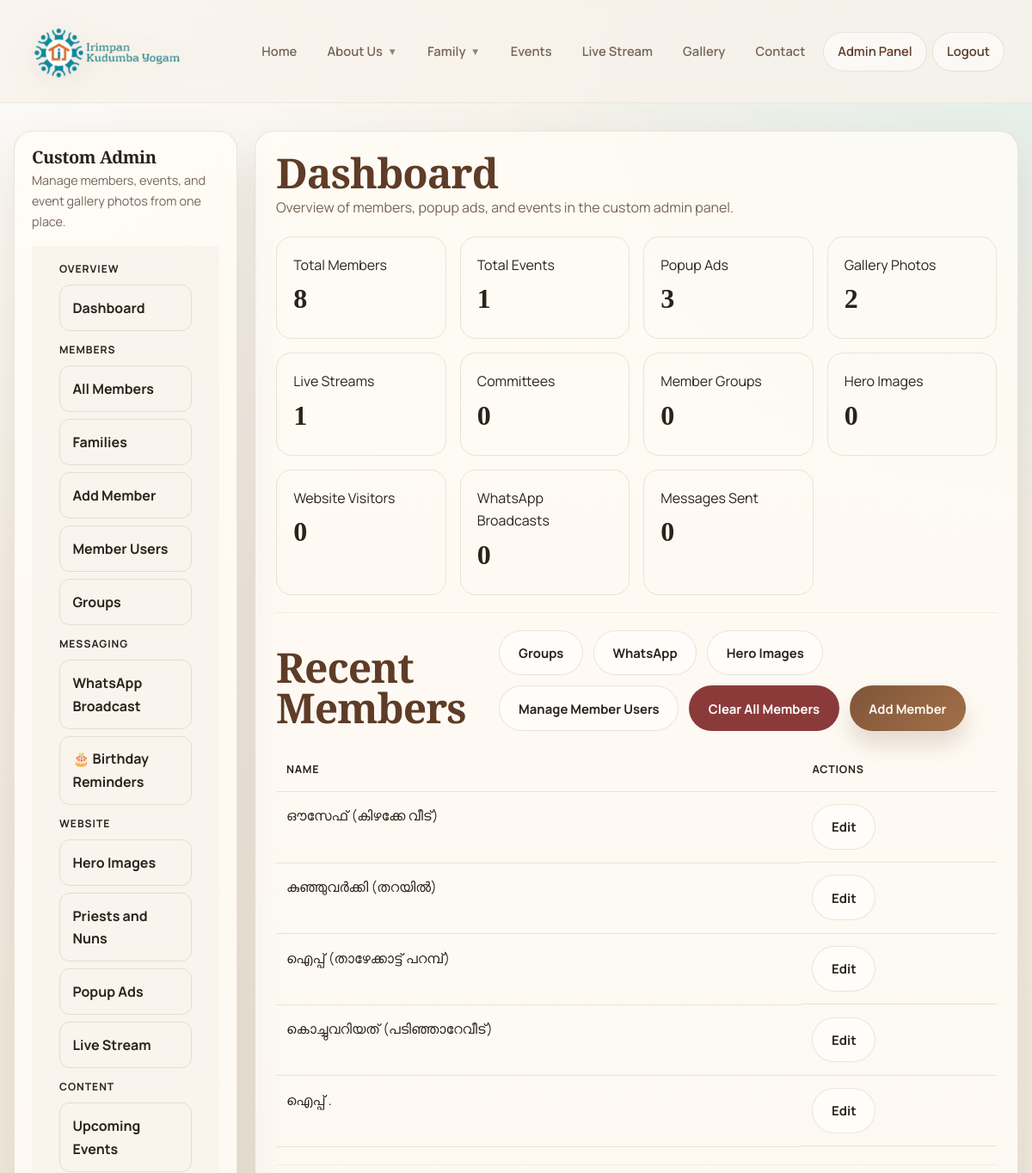
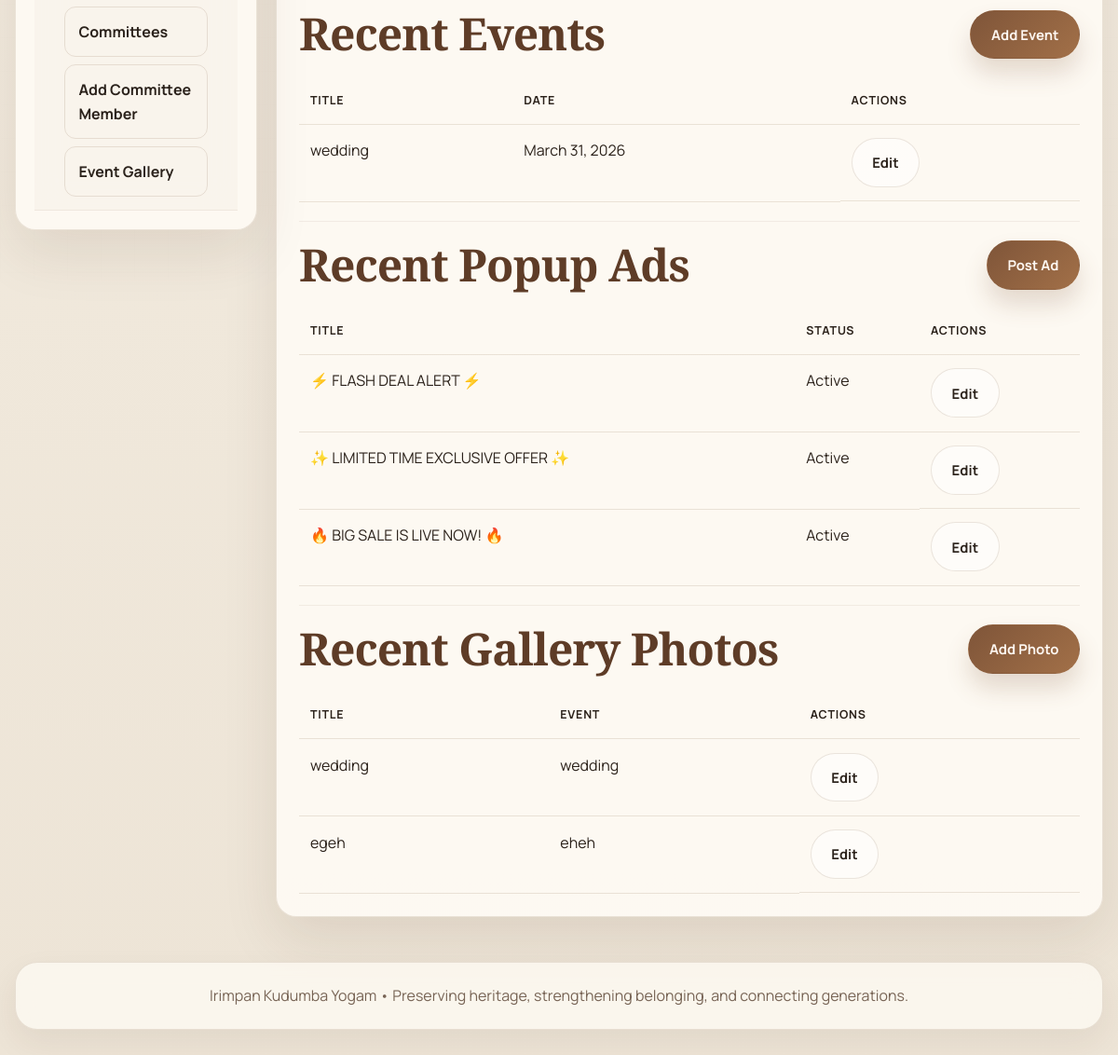
Page /admin-panel/ (signed in) on the earlier database version (2 pictures, top to bottom).
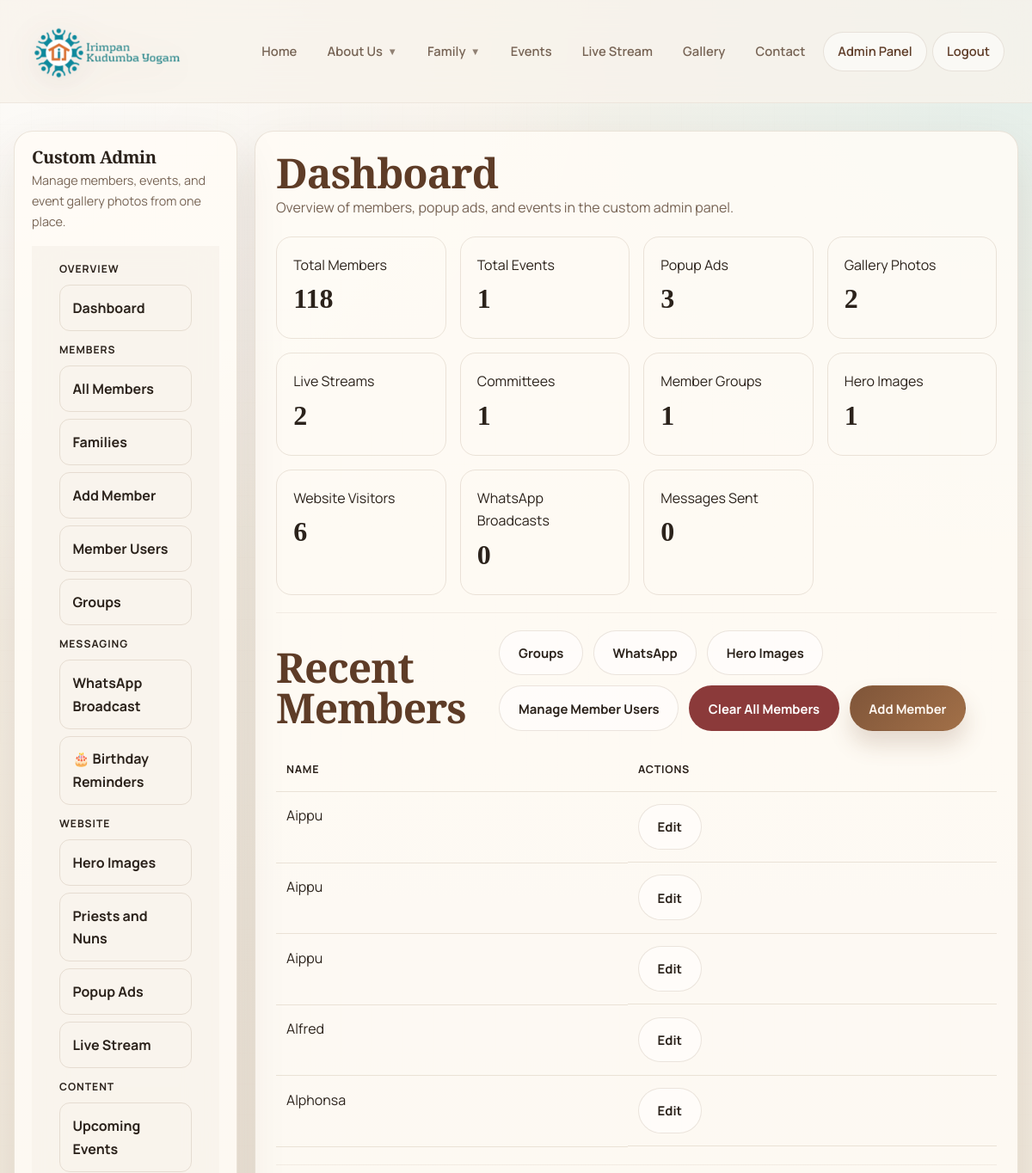
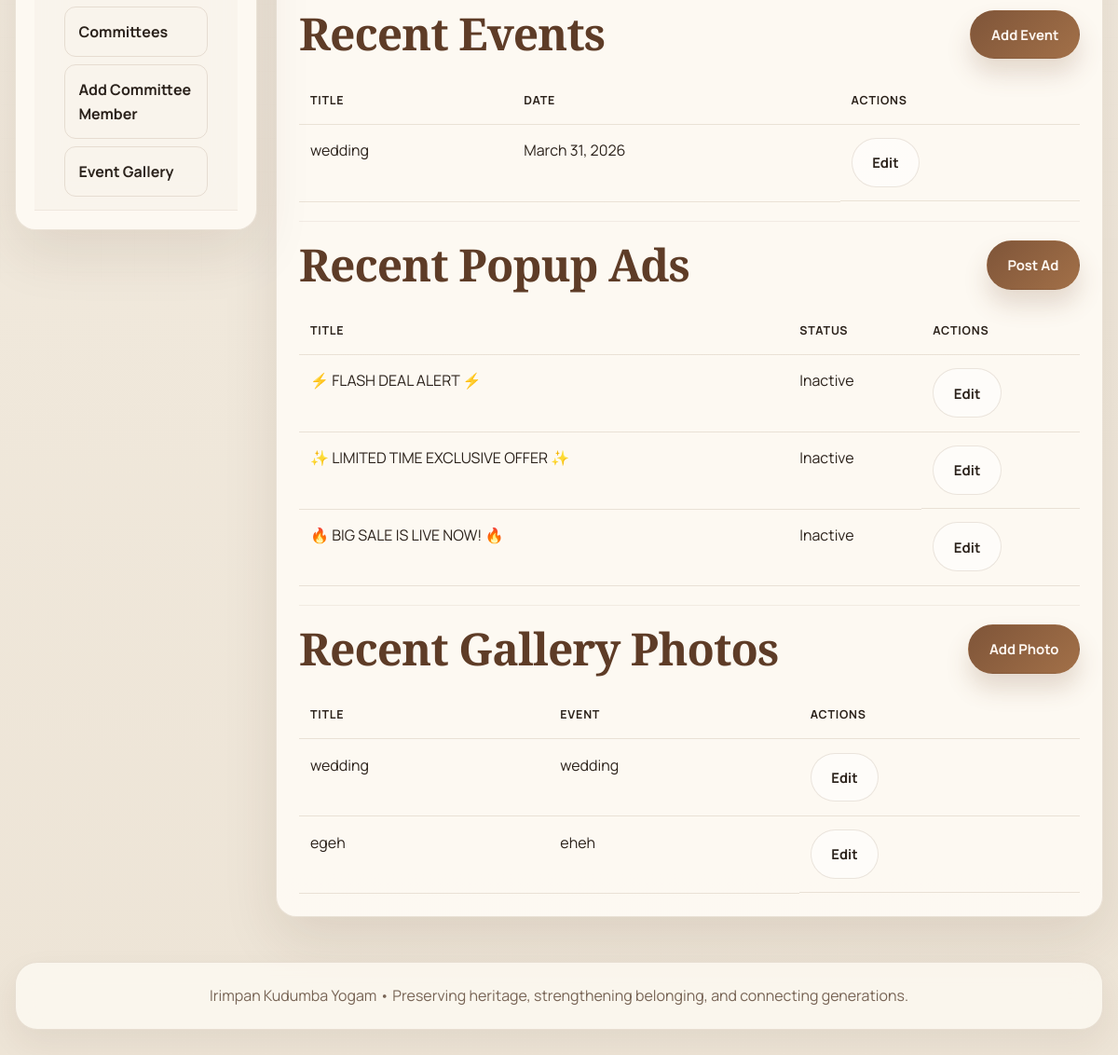
Same page on the later database version (2 pictures, top to bottom).
### tree/models.py (models this page shows, shortened)
class Person(models.Model):
    GENDER_CHOICES = [
        ('M', 'Male'),
        ('F', 'Female'),
        ('O', 'Other'),
    ]
    first_name = models.CharField(max_length=100)
    last_name = models.CharField(max_length=100, blank=True)
    gender = models.CharField(max_length=1, choices=GENDER_CHOICES, default='O')
    birth_date = models.DateField(null=True, blank=True)
    death_date = models.DateField(null=True, blank=True)
    birth_place = models.CharField(max_length=200, blank=True)
    email = models.EmailField(blank=True)
    phone = models.CharField(max_length=30, blank=True)
    blood_group = models.CharField(max_length=10, blank=True)
    current_address = models.TextField(blank=True)
    living_separately = models.BooleanField(default=False)
    bio = models.TextField(blank=True)
    photo = models.ImageField(upload_to='photos/', null=True, blank=True)
    family_photo = models.ImageField(upload_to='family_photos/', null=True, blank=True)
    father = models.ForeignKey(
        'self', null=True, blank=True,
        on_delete=models.SET_NULL,
        related_name='children_as_father'
    )
    mother = models.ForeignKey(
        'self', null=True, blank=True,
        on_delete=models.SET_NULL,
        related_name='children_as_mother'
    )
    spouse = models.ForeignKey(
        'self', null=True, blank=True,
        on_delete=models.SET_NULL,
        related_name='married_to'
    )
    wedding_date = models.DateField(null=True, blank=True)
    has_multiple_spouses = models.BooleanField(default=False)
    additional_spouses = models.ManyToManyField(
        'self',
        blank=True,
        symmetrical=True,
    )
    family = models.ForeignKey(
        'Family',
        null=True,
        blank=True,
        on_delete=models.SET_NULL,
        related_name='members',
    )
    groups = models.ManyToManyField('MemberGroup', blank=True, related_name='people')
    user = models.OneToOneField(
        settings.AUTH_USER_MODEL,
        null=True,
        blank=True,
        on_delete=models.SET_NULL,
        related_name='family_member_profile',
    )
    created_at = models.DateTimeField(auto_now_add=True)
    class Meta:
        ordering = ['last_name', 'first_name']
    @property
    def full_name(self):
        return f"{self.first_name} {self.last_name}".strip()

class Event(models.Model):
    title = models.CharField(max_length=200)
    tag = models.CharField(max_length=80, blank=True)
    event_date = models.DateField()
    location = models.CharField(max_length=200, blank=True)
    description = models.TextField()
    image = models.ImageField(upload_to='events/', null=True, blank=True)
    created_at = models.DateTimeField(auto_now_add=True)
    class Meta:
        ordering = ['event_date', 'title']

class SiteAd(models.Model):
    DISPLAY_POPUP = 'popup'
    DISPLAY_SIDE = 'side'
    DISPLAY_SECTION = 'section'
    DISPLAY_CHOICES = [
        (DISPLAY_POPUP, 'Popup'),
        (DISPLAY_SIDE, 'Side Ad'),
        (DISPLAY_SECTION, 'Home Section'),
    ]
    title = models.CharField(max_length=200)
    message = models.TextField(blank=True, default='')
    image = models.ImageField(upload_to='ads/', null=True, blank=True)
    button_text = models.CharField(max_length=80, blank=True)
    button_url = models.URLField(blank=True)
    display_type = models.CharField(max_length=20, choices=DISPLAY_CHOICES, default=DISPLAY_POPUP)
    priority = models.PositiveIntegerField(default=0)
    is_active = models.BooleanField(default=True)
    show_as_popup = models.BooleanField(default=True)
    start_date = models.DateField(null=True, blank=True)
    end_date = models.DateField(null=True, blank=True)
    created_by = models.ForeignKey(
        settings.AUTH_USER_MODEL,
        null=True,
        blank=True,
        on_delete=models.SET_NULL,
        related_name='site_ads',
    )
    created_at = models.DateTimeField(auto_now_add=True)
    class Meta:
        ordering = ['-priority', '-created_at', '-id']

class GalleryPhoto(models.Model):
    title = models.CharField(max_length=200)
    event = models.ForeignKey(Event, null=True, blank=True, on_delete=models.SET_NULL, related_name='gallery_photos')
    event_name = models.CharField(max_length=200)
    event_date = models.DateField(null=True, blank=True)
    image = models.ImageField(upload_to=gallery_upload_to)
    caption = models.TextField(blank=True)
    created_at = models.DateTimeField(auto_now_add=True)
    class Meta:
        ordering = ['-event_date', '-created_at', 'title']

### tree/views.py (the view)
# urls.py: path('admin-panel/', views.admin_panel, name='admin_panel'),
@admin_required
def admin_panel(request):
    if _is_family_member_user(request.user) and not _is_admin_user(request.user):
        return render(request, 'tree/admin_dashboard.html', _admin_context(request))
    people_count = Person.objects.count()
    event_count = Event.objects.count()
    ad_count = SiteAd.objects.count()
    live_stream = LiveStreamSettings.objects.order_by('-updated_at', '-id').first()
    live_stream_count = LiveStreamSettings.objects.count()
    committee_count = Committee.objects.count()
    member_group_count = MemberGroup.objects.count()
    hero_image_count = HeroImage.objects.count()
    whatsapp_broadcast_count = WhatsAppBroadcast.objects.count()
    total_whatsapp_message_sent_count = WhatsAppBroadcastRecipient.objects.filter(
        status=WhatsAppBroadcastRecipient.STATUS_SENT
    ).count()
    whatsapp_message_reset_offset = (
        SiteVisitCounter.objects.filter(key=WHATSAPP_MESSAGE_RESET_KEY)
        .values_list('total_visits', flat=True)
        .first()
        or 0
    )
    whatsapp_message_sent_count = max(total_whatsapp_message_sent_count - whatsapp_message_reset_offset, 0)
    site_visit_count = (
        SiteVisitCounter.objects.filter(key=SITE_VISIT_COUNTER_KEY)
        .values_list('total_visits', flat=True)
        .first()
        or 0
    )
    gallery_count = GalleryPhoto.objects.count()
    recent_people = Person.objects.all()[:5]
    recent_events = Event.objects.all()[:5]
    recent_ads = SiteAd.objects.all()[:5]
    recent_gallery = GalleryPhoto.objects.all()[:5]
    return render(request, 'tree/admin_dashboard.html', _admin_context(
        request,
        people_count=people_count,
        event_count=event_count,
        ad_count=ad_count,
        gallery_count=gallery_count,
        recent_people=recent_people,
        recent_events=recent_events,
        recent_ads=recent_ads,
        live_stream=live_stream,
        live_stream_count=live_stream_count,
        committee_count=committee_count,
        member_group_count=member_group_count,
        hero_image_count=hero_image_count,
        whatsapp_broadcast_count=whatsapp_broadcast_count,
        whatsapp_message_sent_count=whatsapp_message_sent_count,
        site_visit_count=site_visit_count,
        recent_gallery=recent_gallery,
    ))

### tree/context_processors.py (called while the page is built)
def navigation_context(request):
    return live_stream_context(request)

### tree/models.py (called while the page is built, shortened)
    @property
    def youtube_video_id(self):
        url = (self.youtube_url or '').strip()
        if not url:
            return ''
        parsed = urlparse(url)
        host = (parsed.netloc or '').lower()
        if 'youtu.be' in host:
            return parsed.path.strip('/').split('/')[0]
        if 'youtube.com' in host:
            if parsed.path == '/watch':
                return parse_qs(parsed.query).get('v', [''])[0]
        return ''

    @property
    def embed_url(self):
        video_id = self.youtube_video_id
        if not video_id:
            return ''
        return f'https://www.youtube.com/embed/{video_id}?autoplay=1&rel=0'

### tree/views.py (called while the page is built)
def _is_admin_user(user):
    return user.is_authenticated and (user.is_staff or user.is_superuser)

def _is_family_member_user(user):
    return user.is_authenticated and user.groups.filter(name='family_member').exists()

def _can_access_admin_panel(user):
    return _is_admin_user(user) or _is_family_member_user(user)

def _can_manage_members(user):
    return _is_admin_user(user)

def _can_manage_ads(user):
    return _can_access_admin_panel(user)

### tree/templates/tree/admin_dashboard.html (shortened to what the changed rows need)
{% extends "tree/admin_base.html" %}
{% block admin_content %}
<div class="admin-head">
  <div>
    <h1 class="section-title">Dashboard</h1>
  </div>
</div>
{% if is_family_member_user and not is_admin_user %}
<div class="admin-stats">
  <div class="admin-stat">
    <span>Upcoming Events</span>
    <strong>Add</strong>
    <div class="admin-actions" style="margin-top:1rem;">
      <a href="{% url 'admin_event_add' %}" class="btn btn-primary">Add Event</a>
    </div>
  </div>
  <div class="admin-stat">
    <span>Popup Ads</span>
    <strong>Add</strong>
    <div class="admin-actions" style="margin-top:1rem;">
      <a href="{% url 'admin_ad_add' %}" class="btn btn-primary">Post Ad</a>
    </div>
  </div>
  <div class="admin-stat">
    <span>Event Gallery</span>
    <strong>Add</strong>
    <div class="admin-actions" style="margin-top:1rem;">
      <a href="{% url 'admin_gallery_add' %}" class="btn btn-primary">Add Photo</a>
    </div>
  </div>
  <div class="admin-stat">
    <span>Live Stream</span>
    <strong>Manage</strong>
    <div class="admin-actions" style="margin-top:1rem;">
      <a href="{% url 'admin_live_stream' %}" class="btn btn-primary">Manage Stream</a>
    </div>
  </div>
  <div class="admin-stat">
    <span>Committee</span>
    <strong>Add</strong>
    <div class="admin-actions" style="margin-top:1rem;">
      <a href="{% url 'admin_committee_add' %}" class="btn btn-primary">Add Committee</a>
    </div>
  </div>
  <div class="admin-stat">
    <span>Hero Images</span>
    <strong>Manage</strong>
    <div class="admin-actions" style="margin-top:1rem;">
      <a href="{% url 'admin_hero_image_add' %}" class="btn btn-primary">Add Hero Image</a>
    </div>
  </div>
</div>
{% else %}
<div class="admin-stats">
  <div class="admin-stat">
    <span>Total Members</span>
    <strong>{{ people_count }}</strong>
  </div>
  <div class="admin-stat">
    <span>Total Events</span>
    <strong>{{ event_count }}</strong>
  </div>
  <div class="admin-stat">
    <span>Popup Ads</span>
    <strong>{{ ad_count }}</strong>
  </div>
  <div class="admin-stat">
    <span>Gallery Photos</span>
    <strong>{{ gallery_count }}</strong>
  </div>
  <div class="admin-stat">
    <span>Live Streams</span>
    <strong>{{ live_stream_count }}</strong>
  </div>
  <div class="admin-stat">
    <span>Committees</span>
    <strong>{{ committee_count }}</strong>
  </div>
  <div class="admin-stat">
    <span>Member Groups</span>
    <strong>{{ member_group_count }}</strong>
  </div>
  <div class="admin-stat">
    <span>Hero Images</span>
    <strong>{{ hero_image_count }}</strong>
  </div>
  <div class="admin-stat">
    <span>Website Visitors</span>
    <strong>{{ site_visit_count }}</strong>
  </div>
  <div class="admin-stat">
    <span>WhatsApp Broadcasts</span>
    <strong>{{ whatsapp_broadcast_count }}</strong>
  </div>
  <div class="admin-stat">
    <span>Messages Sent</span>
    <strong>{{ whatsapp_message_sent_count }}</strong>
  </div>
</div>
<hr class="divider">
{% if can_manage_members %}
  <div class="admin-head">
  <div><h2 class="section-title">Recent Members</h2></div>
  <div class="admin-actions">
    <a href="{% url 'admin_member_segments' %}" class="btn btn-secondary">Groups</a>
    <a href="{% url 'admin_whatsapp_broadcast' %}" class="btn btn-secondary">WhatsApp</a>
    <a href="{% url 'admin_hero_images' %}" class="btn btn-secondary">Hero Images</a>
    <a href="{% url 'admin_member_users' %}" class="btn btn-secondary">Manage Member Users</a>
    <a href="{% url 'admin_members_clear_all' %}" class="btn btn-danger">Clear All Members</a>
    <a href="{% url 'admin_member_add' %}" class="btn btn-primary">Add Member</a>
  </div>
</div>
<div class="admin-table-wrap">
  <table class="admin-table">
    <thead><tr><th>Name</th><th>Actions</th></tr></thead>
    <tbody>
      {% for person in recent_people %}
      <tr>
        <td>{{ person.full_name }}</td>
        <td class="admin-actions"><a href="{% url 'admin_member_edit' person.pk %}" class="btn btn-secondary">Edit</a></td>
      </tr>
      {% empty %}
      <tr><td colspan="2">No members found.</td></tr>
      {% endfor %}
    </tbody>
  </table>
</div>
<hr class="divider">
{% endif %}
{% if can_manage_events %}
<div class="admin-head">
  <div><h2 class="section-title">Recent Events</h2></div>
  <a href="{% url 'admin_event_add' %}" class="btn btn-primary">Add Event</a>
</div>
<div class="admin-table-wrap">
  <table class="admin-table">
    <thead><tr><th>Title</th><th>Date</th><th>Actions</th></tr></thead>
    <tbody>
      {% for event in recent_events %}
      <tr>
        <td>{{ event.title }}</td>
        <td>{{ event.event_date }}</td>
        <td class="admin-actions">
          {% if is_admin_user %}
          <a href="{% url 'admin_event_edit' event.pk %}" class="btn btn-secondary">Edit</a>
          {% else %}
          <span class="muted">View only</span>
          {% endif %}
        </td>
      </tr>
      {% empty %}
      <tr><td colspan="3">No events found.</td></tr>
      {% endfor %}
    </tbody>
  </table>
</div>
<hr class="divider">
{% endif %}
{% if can_manage_ads %}
<div class="admin-head">
  <div><h2 class="section-title">Recent Popup Ads</h2></div>
  <a href="{% url 'admin_ad_add' %}" class="btn btn-primary">Post Ad</a>
</div>
<div class="admin-table-wrap">
  <table class="admin-table">
    <thead><tr><th>Title</th><th>Status</th><th>Actions</th></tr></thead>
    <tbody>
      {% for ad in recent_ads %}
      <tr>
        <td>{{ ad.title }}</td>
        <td>
          {% if ad.is_active %}Active{% else %}Inactive{% endif %}
        </td>
        <td class="admin-actions">
          {% if is_admin_user %}
          <a href="{% url 'admin_ad_edit' ad.pk %}" class="btn btn-secondary">Edit</a>
          {% else %}
          <span class="muted">View only</span>
          {% endif %}
        </td>
      </tr>
      {% empty %}
      <tr><td colspan="3">No popup ads found.</td></tr>
      {% endfor %}
    </tbody>
  </table>
</div>
<hr class="divider">
{% endif %}
{% if can_manage_gallery %}
<div class="admin-head">
  <div><h2 class="section-title">Recent Gallery Photos</h2></div>
  <a href="{% url 'admin_gallery_add' %}" class="btn btn-primary">Add Photo</a>
</div>
<div class="admin-table-wrap">
  <table class="admin-table">
    <thead><tr><th>Title</th><th>Event</th><th>Actions</th></tr></thead>
    <tbody>
      {% for item in recent_gallery %}
      <tr>
        <td>{{ item.title }}</td>
        <td>{{ item.event_name }}</td>
        <td class="admin-actions">
          {% if is_admin_user %}
          <a href="{% url 'admin_gallery_edit' item.pk %}" class="btn btn-secondary">Edit</a>
          {% else %}
          <span class="muted">View only</span>
          {% endif %}
        </td>
      </tr>
      {% empty %}
      <tr><td colspan="3">No gallery photos found.</td></tr>
      {% endfor %}
    </tbody>
  </table>
</div>
{% endif %}
{% endif %}
{% endblock %}

Differences in the rows shown:
removed Person: full_name "ഔസേഫ് (കിഴക്കേ വീട്)"
removed Person: full_name "കുഞ്ഞുവർക്കി (തറയിൽ)"
removed Person: full_name "ഐപ്പ് (താഴേക്കാട്ട് പറമ്പ്)"
removed Person: full_name "കൊച്ചുവറിയത് (പടിഞ്ഞാറേവീട്)"
removed Person: full_name "ഐപ്പ് ."
added Person: full_name "Aippu"
added Person: full_name "Aippu"
added Person: full_name "Aippu"
added Person: full_name "Alfred"
added Person: full_name "Alphonsa"
changed SiteAd "⚡ FLASH DEAL ALERT ⚡": is_active "Active" → "Inactive"
changed SiteAd "✨ LIMITED TIME EXCLUSIVE OFFER ✨": is_active "Active" → "Inactive"
changed SiteAd "🔥 BIG SALE IS LIVE NOW! 🔥": is_active "Active" → "Inactive"
Other differences:
{{ people_count }}: "8" → "118"
{{ live_stream_count }}: "1" → "2"
{{ committee_count }}: "0" → "1"
{{ member_group_count }}: "0" → "1"
{{ hero_image_count }}: "0" → "1"
{{ site_visit_count }}: "0" → "6"
